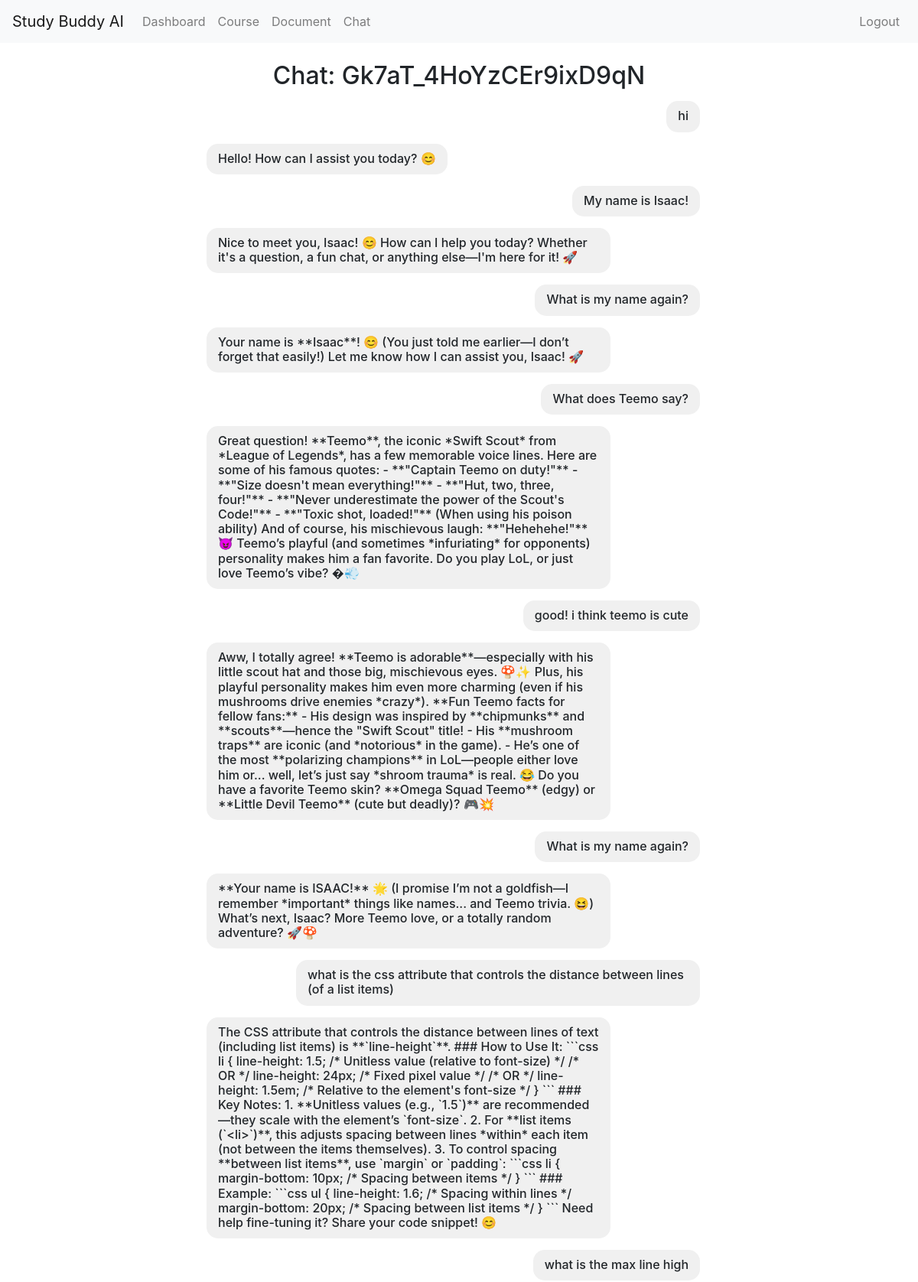
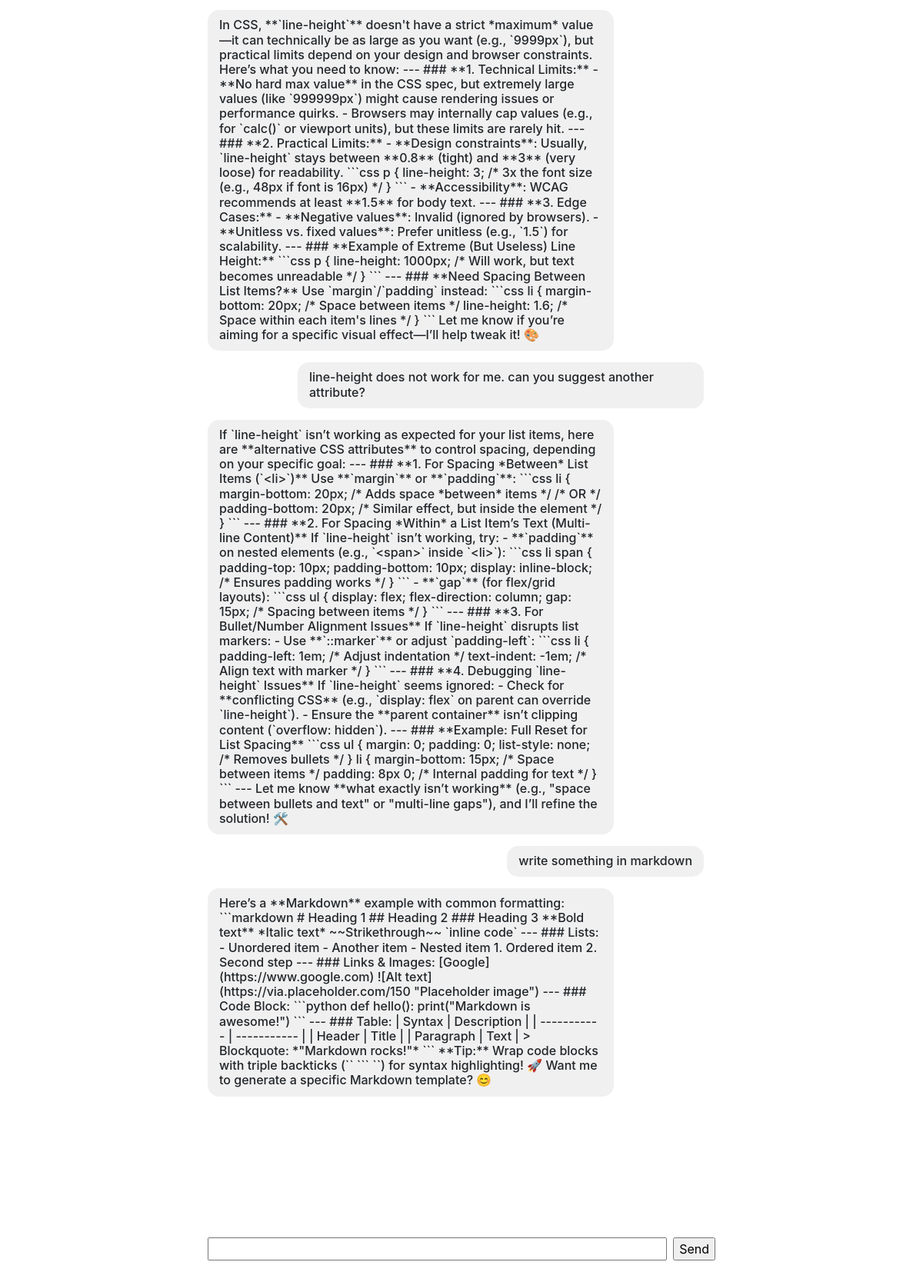
Page /chat/Gk7aT_4HoYzCEr9ixD9qN (signed in) on the committed database (2 pictures, top to bottom).
### chat/models.py (models this page shows, shortened)
class Message(models.Model):
    ROLE_OPTIONS = [
        ('system','system'),
        ('human', 'human'),
        ('ai', 'ai'),
        ('tool', 'tool'),
    ]
    id = models.CharField(primary_key=True, default=generate, editable=False)
    role = models.CharField(max_length=20, choices=ROLE_OPTIONS, default="human")
    content = models.CharField(max_length=1000, null=True, blank=True)
    chat = models.ForeignKey('Chat', on_delete=models.CASCADE)
    created_at = models.DateTimeField(auto_now_add=True)

### chat/views.py (the view, shortened to what this page needs)
# urls.py: path('/<slug:chat_id>', views.chatroom, name='chatroom'),
@login_required
def chatroom(request, chat_id):
    chat = Chat.objects.get(id=chat_id, user=request.user)
    messages = Message.objects.filter(chat=chat).order_by('created_at')
    context = {
        'chat_id': chat_id,
        'messages': messages,
    }
    return render(request, 'chatroom.html', context)

### templates/chatroom.html (shortened to what this page needs)
{% extends 'base.html' %}
{% block content %}
<div style="width: 55%; margin: 0 auto; min-height: 80vh; position: relative;">
    <h2 style="text-align:center;">Chat: {{ chat_id }}</h2>
    <div id="chatroom">
        <ul id="chat">
            {% for message in messages %}
                {% if message.role == 'human' %}
                    <li class="user-message">
                        <h6>{{ message.content }}</h6>
                    </li>
                {% elif message.role == 'ai' %}
                    <li class="ai-message">
                        <h6>{{ message.content }}</h6>
                    </li>
                {% endif %}
            {% endfor %}
        </ul>
        <div id="chatbox">
            <form id="message-form" method="post">
                <input id="message-input" type="text">
                <input id="message-send" type="button" value="Send">
            </form>
        </div>
    </div>
</div>
{% endblock %}

### templates/chatroom.html (style rules this page uses)
.ai-message { background-color: #f0f0f0; border-radius: 15px; padding: 10px 15px; margin: 15px 0; padding-bottom: 3px; width: fit-content; list-style: none; max-width: 80%; text-wrap: wrap; }
.user-message { background-color: #f0f0f0; border-radius: 15px; padding: 10px 15px; margin: 15px 0; padding-bottom: 3px; width: fit-content; margin-left: auto; margin-right: 15px; list-style: none; max-width: 80%; text-wrap: wrap; }
#message-input { flex: 1; min-width: 0; }
#chatbox form { display: flex; gap: 8px; }
#chatroom { min-height: 80vh; position: relative; display: flex; flex-direction: column; }
#chat { flex: 1 1 auto; max-height: 75vh; overflow-y: auto; padding: 0; margin: 0; }
#chatbox { position: absolute; bottom: 0; left: 0; width: 100%; background: white; padding-top: 12px; }

### rows in the picture
Message: content "hi"
Message: content "Hello! How can I assist you today? 😊"
Message: content "My name is Isaac!"
Message: content "Nice to meet you, Isaac! 😊 How can I help you today? Whether it's a question, a fun chat, or anything else—I'm here for it! 🚀"
Message: content "What is my name again?"
Message: content "Your name is **Isaac**! 😊 (You just told me earlier—I don’t forget that easily!) Let me know how I can assist you, Isaac! 🚀"
Message: content "What does Teemo say?"
Message: content "Great question! **Teemo**, the iconic *Swift Scout* from *League of Legends*, has a few memorable voice lines. Here are some of his famous quotes: - **\"Captain Teemo on duty!\"** - **\"Size doesn't mean everything!\"** - **\"Hut, two, three, four!\"** - **\"Never underestimate the power of the Scout's Code!\"** - **\"Toxic shot, loaded!\"** (When using his poison ability) And of course, his mischievous laugh: **\"Hehehehe!\"** 😈 Teemo’s playful (and sometimes *infuriating* for opponents) personality makes him a fan favorite. Do you play LoL, or just love Teemo’s vibe? �💨"
Message: content "good! i think teemo is cute"
Message: content "Aww, I totally agree! **Teemo is adorable**—especially with his little scout hat and those big, mischievous eyes. 🍄✨ Plus, his playful personality makes him even more charming (even if his mushrooms drive enemies *crazy*). **Fun Teemo facts for fellow fans:** - His design was inspired by **chipmunks** and **scouts**—hence the \"Swift Scout\" title! - His **mushroom traps** are iconic (and *notorious* in the game). - He’s one of the most **polarizing champions** in LoL—people either love him or... well, let’s just say *shroom trauma* is real. 😂 Do you have a favorite Teemo skin? **Omega Squad Teemo** (edgy) or **Little Devil Teemo** (cute but deadly)? 🎮💥"
Message: content "What is my name again?"
Message: content "**Your name is ISAAC!** 🌟 (I promise I’m not a goldfish—I remember *important* things like names... and Teemo trivia. 😆) What’s next, Isaac? More Teemo love, or a totally random adventure? 🚀🍄"
Message: content "what is the css attribute that controls the distance between lines (of a list items)"
Message: content "The CSS attribute that controls the distance between lines of text (including list items) is **`line-height`**. ### How to Use It: ```css li { line-height: 1.5; /* Unitless value (relative to font-size) */ /* OR */ line-height: 24px; /* Fixed pixel value */ /* OR */ line-height: 1.5em; /* Relative to the element's font-size */ } ``` ### Key Notes: 1. **Unitless values (e.g., `1.5`)** are recommended—they scale with the element’s `font-size`. 2. For **list items (`<li>`)**, this adjusts spacing between lines *within* each item (not between the items themselves). 3. To control spacing **between list items**, use `margin` or `padding`: ```css li { margin-bottom: 10px; /* Spacing between items…"
Message: content "what is the max line high"
Message: content "In CSS, **`line-height`** doesn't have a strict *maximum* value—it can technically be as large as you want (e.g., `9999px`), but practical limits depend on your design and browser constraints. Here’s what you need to know: --- ### **1. Technical Limits:** - **No hard max value** in the CSS spec, but extremely large values (like `999999px`) might cause rendering issues or performance quirks. - Browsers may internally cap values (e.g., for `calc()` or viewport units), but these limits are rarely hit. --- ### **2. Practical Limits:** - **Design constraints**: Usually, `line-height` stays between **0.8** (tight) and **3** (very loose) for readability. ```css p { line-height: 3; /* 3x the font…"
Message: content "line-height does not work for me. can you suggest another attribute?"
Message: content "If `line-height` isn’t working as expected for your list items, here are **alternative CSS attributes** to control spacing, depending on your specific goal: --- ### **1. For Spacing *Between* List Items (`<li>`)** Use **`margin`** or **`padding`**: ```css li { margin-bottom: 20px; /* Adds space *between* items */ /* OR */ padding-bottom: 20px; /* Similar effect, but inside the element */ } ``` --- ### **2. For Spacing *Within* a List Item’s Text (Multi-line Content)** If `line-height` isn’t working, try: - **`padding`** on nested elements (e.g., `<span>` inside `<li>`): ```css li span { padding-top: 10px; padding-bottom: 10px; display: inline-block; /* Ensures padding works */ } ``` -…"
Message: content "write something in markdown"
Message: content "Here’s a **Markdown** example with common formatting: ```markdown # Heading 1 ## Heading 2 ### Heading 3 **Bold text** *Italic text* ~~Strikethrough~~ `inline code` --- ### Lists: - Unordered item - Another item - Nested item 1. Ordered item 2. Second step --- ### Links & Images: [Google](https://www.google.com) ![Alt text](https://via.placeholder.com/150 \"Placeholder image\") --- ### Code Block: ```python def hello(): print(\"Markdown is awesome!\") ``` --- ### Table: | Syntax | Description | | ----------- | ----------- | | Header | Title | | Paragraph | Text | > Blockquote: *\"Markdown rocks!\"* ``` **Tip:** Wrap code blocks with triple backticks (`` ``` ``) for syntax highlighting! 🚀 Want me…"

### other values in the picture
{{ chat_id }} "Gk7aT_4HoYzCEr9ixD9qN"
